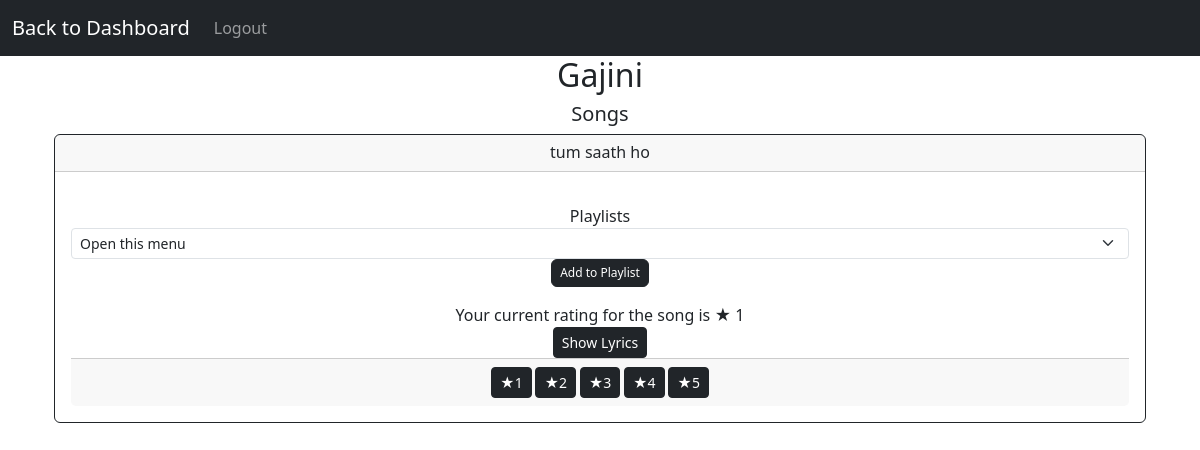
The page /get_songs/2 (signed in) on the database its author committed.
### models.py (models this page shows)
class Album(db.Model):
    id = db.Column(db.Integer, primary_key=True)
    name = db.Column(db.String(100), nullable=False)
    genre = db.Column(db.String(50))
    artist = db.Column(db.String(100))
    creator_id = db.Column(db.Integer, db.ForeignKey('user.id'), nullable=False)
    date_created = db.Column(db.DateTime, default=datetime.utcnow)
    songs = db.relationship('Song', backref='album', lazy=True)

class Song(db.Model):
    id = db.Column(db.Integer, primary_key=True)
    name = db.Column(db.String(100), nullable=False,unique=True)
    lyrics = db.Column(db.Text)
    duration = db.Column(db.String(10))
    date_created = db.Column(db.DateTime, default=datetime.utcnow)
    album_id = db.Column(db.Integer, db.ForeignKey('album.id'), nullable=False)
    ratings = db.relationship('Rating', backref='song', lazy=True)

### app.py (the view)
@app.route('/get_songs/<int:album_id>',methods=['GET','POST'])
def get_songs(album_id):
    songs = Song.query.filter(Song.album_id == album_id).all()
    album = Album.query.get(album_id)
    user_id = session['user_id']
    user = User.query.get(user_id)
    if user.role == 'general':
        genre_list = []
        albums_all = Album.query.all()
        for album in albums_all:
            if album.genre not in albums_all:
                genre_list.append(album.genre)
        playlist_ = Playlist.query.filter(Playlist.username == user.username).all()
        playlist_name = []
        for playlist in playlist_:
            if playlist.playlist_name not in playlist_name:
                playlist_name.append(playlist.playlist_name)
        rating = []
        for song in songs:
            individual_rating = Rating.query.filter_by(user_id=user_id, song_id=song.id).first()
            if individual_rating:
                rating.append(individual_rating.rating)
        return render_template('general_album_songs.html',album = album,songs = songs, playlist_name = playlist_name, rating=rating)
    return render_template('creator_songs.html',album = album,songs = songs)

### templates/general_album_songs.html (shortened to what this page needs)
<!DOCTYPE html>
<html lang="en">
<head>
    <link href="https://cdn.jsdelivr.net/npm/bootstrap@5.3.2/dist/css/bootstrap.min.css" rel="stylesheet">
</head>
<body>
    <nav class="navbar navbar-expand-lg navbar-dark bg-dark ">
        <div class="container-fluid">
            <a class="navbar-brand" href="{{ url_for('all_dashboard') }}">Back to Dashboard</a>
            <div class="navbar-collapse" id="navbarNav">
                <ul class="navbar-nav ml-auto">
                    <li class="nav-item">
                        <a class="nav-link" href="/">Logout</a>
                    </li>
                </ul>
            </div>
        </div>
    </nav>
    <div class="container">
        <div class="row justify-content-center">
            <div class="row">
                <h2 class="text-center">{{ album.name }}</h2>
                <h5 class="text-center">Songs</h5>
                <div class="card-group">
                {% for song in songs %}
                    <div class="card text-center border-dark">
                        <h6 class="card-header">{{ song.name }}</h6>
                        <div class="card-body">
                            <form method="post" action="{{ url_for('add_to_playlist', song_id=song.id) }}">
                                <div class="form-row align-items-center">
                                    <div class="col-auto my-3">
                                        <label class="mr-sm-2" for="playlist_name">Playlists</label>
                                        <select class="form-select form-select-sm" id="playlist_name" name="playlist_name">
                                            <option selected>Open this menu</option>
                                        </select>
                                        <button type="submit" class="btn btn-dark" style="--bs-btn-padding-y: .25rem; --bs-btn-padding-x: .5rem; --bs-btn-font-size: .75rem;">Add to Playlist</button>
                                    </div>
                                </div>
                            </form>
                            Your current rating for the song is
                            <span class="rating">&#9733; {{ rating[songs.index(song)] }}</span>
                            <div>
                                <button class="btn btn-dark btn-sm"><a href="{{ url_for('show_lyrics', song_id=song.id) }}" style="color:inherit; text-decoration: inherit;">Show Lyrics</a></button>
                            </div>
                            <div class="card-footer">
                                <small class="text-body-secondary">
                                <form method="post" action="{{ url_for('rate', song_id=song.id) }}">
                                    {% for i in range(1, 6) %}
                                        <button type="submit" value="{{ i }}" name="rating" class="btn btn-dark btn-sm">&#9733;{{i}}</button>
                                    {% endfor %}
                                </form>
                                </small>
                            </div>
                        </div>
                    </div>
                {% endfor %}
            </div>
        </div>
    </div>
    </div>
</body>
</html>

### rows shown on the page
Album: name "Gajini"
Song: name "tum saath ho", duration "1", i "1" "2" "3" "4" "5"
